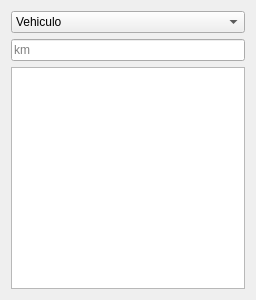
<?xml version="1.0" encoding="UTF-8"?>
<ui version="4.0">
 <class>DlgAgregar</class>
 <widget class="QDialog" name="DlgAgregar">
  <property name="geometry">
   <rect>
    <x>0</x>
    <y>0</y>
    <width>256</width>
    <height>300</height>
   </rect>
  </property>
  <property name="windowTitle">
   <string>Dialog</string>
  </property>
  <layout class="QVBoxLayout" name="verticalLayout">
   <item>
    <widget class="QComboBox" name="comboBox">
     <item>
      <property name="text">
       <string>Vehiculo</string>
      </property>
     </item>
    </widget>
   </item>
   <item>
    <widget class="QLineEdit" name="lineEdit">
     <property name="placeholderText">
      <string>km</string>
     </property>
    </widget>
   </item>
   <item>
    <widget class="QTextEdit" name="textEdit"/>
   </item>
  </layout>
 </widget>
 <resources/>
 <connections/>
</ui>
